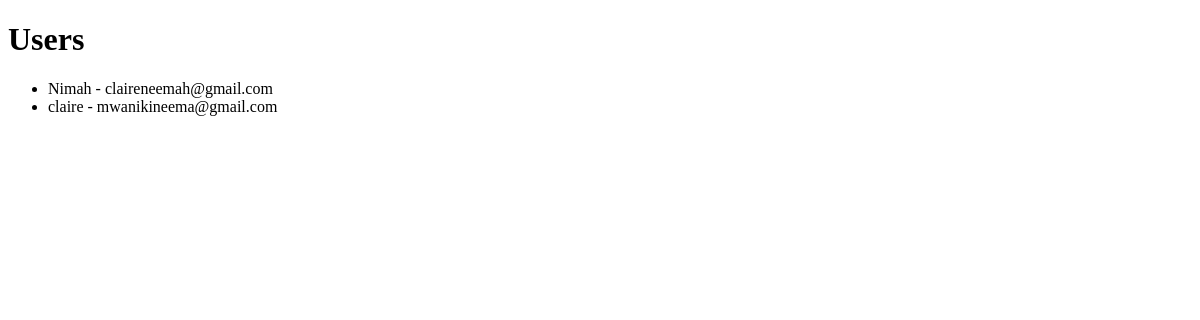
/users, run on an earlier commit of the app's database.
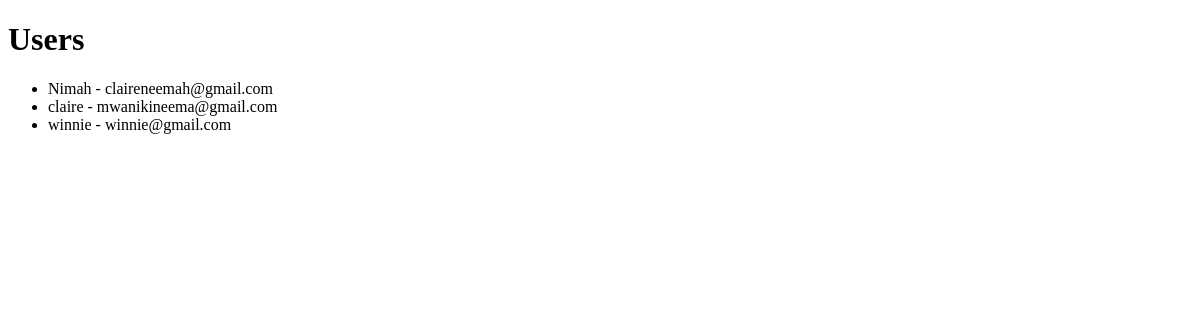
And on a later commit of the database.
### app.py (models this page shows, shortened)
class User(db.Model):
    id = db.Column(db.Integer, primary_key=True)
    username = db.Column(db.String(80), unique=True, nullable=False)
    email = db.Column(db.String(120), unique=True, nullable=False)

### app.py (the view)
@app.route('/users')
def display_users():
    users = User.query.all()
    return render_template('users.html', users=users)

### templates/users.html (shortened to what this page needs)
<!DOCTYPE html>
<html>
<head>
</head>
<body>
    <h1>Users</h1>
    <ul>
    {% for user in users %}
        <li>{{ user.username }} - {{ user.email }}</li>
    {% endfor %}
    </ul>
</body>
</html>

What changed in the data, as far as the page shows it:
added User: username "winnie", email "winnie@gmail.com"
